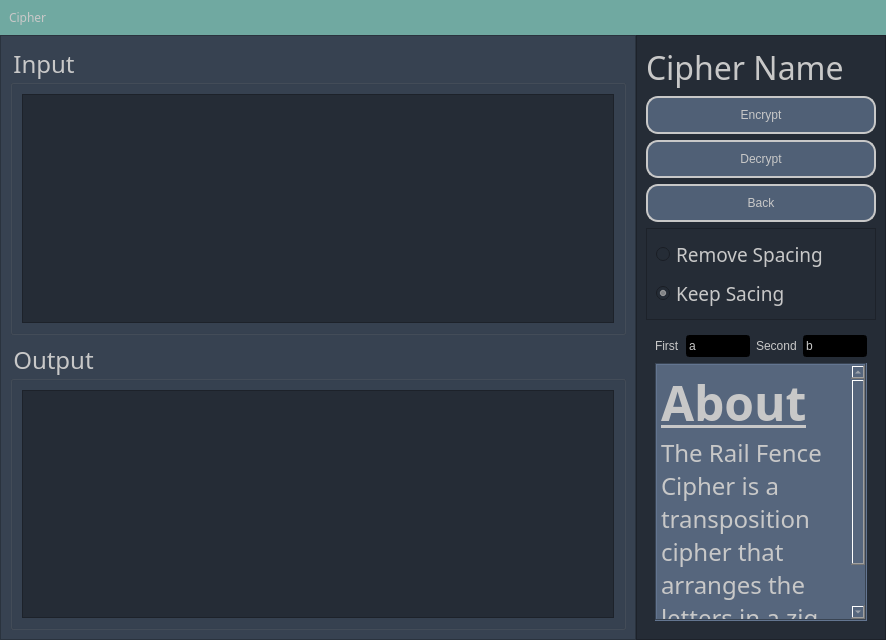
<?xml version="1.0" encoding="UTF-8"?>
<ui version="4.0">
 <class>Form</class>
 <widget class="QWidget" name="Form">
  <property name="geometry">
   <rect>
    <x>0</x>
    <y>0</y>
    <width>886</width>
    <height>640</height>
   </rect>
  </property>
  <property name="font">
   <font>
    <family>Futura</family>
   </font>
  </property>
  <property name="windowTitle">
   <string>Form</string>
  </property>
  <property name="styleSheet">
   <string notr="true">color : rgb(200,200,200);
background-color:rgb(55, 66, 81)</string>
  </property>
  <layout class="QVBoxLayout" name="verticalLayout_11">
   <property name="spacing">
    <number>0</number>
   </property>
   <property name="leftMargin">
    <number>0</number>
   </property>
   <property name="topMargin">
    <number>0</number>
   </property>
   <property name="rightMargin">
    <number>0</number>
   </property>
   <property name="bottomMargin">
    <number>0</number>
   </property>
   <item>
    <widget class="QWidget" name="widget" native="true">
     <property name="styleSheet">
      <string notr="true">background:rgb(112, 169, 161)</string>
     </property>
     <layout class="QVBoxLayout" name="verticalLayout_10">
      <item>
       <widget class="QLabel" name="label">
        <property name="styleSheet">
         <string notr="true">font: 57 36pt &quot;Futura&quot;;</string>
        </property>
        <property name="text">
         <string>Cipher</string>
        </property>
       </widget>
      </item>
     </layout>
    </widget>
   </item>
   <item>
    <layout class="QHBoxLayout" name="horizontalLayout_3">
     <property name="spacing">
      <number>0</number>
     </property>
     <item>
      <widget class="QFrame" name="frame_3">
       <property name="minimumSize">
        <size>
         <width>300</width>
         <height>0</height>
        </size>
       </property>
       <property name="font">
        <font>
         <family>Futura</family>
         <pointsize>14</pointsize>
        </font>
       </property>
       <property name="frameShape">
        <enum>QFrame::StyledPanel</enum>
       </property>
       <property name="frameShadow">
        <enum>QFrame::Raised</enum>
       </property>
       <layout class="QVBoxLayout" name="verticalLayout_8">
        <item>
         <widget class="QGroupBox" name="groupBox">
          <property name="font">
           <font>
            <family>Futura</family>
            <pointsize>18</pointsize>
           </font>
          </property>
          <property name="title">
           <string>Input</string>
          </property>
          <layout class="QVBoxLayout" name="verticalLayout">
           <item>
            <widget class="QPlainTextEdit" name="inputText">
             <property name="palette">
              <palette>
               <active>
                <colorrole role="WindowText">
                 <brush brushstyle="SolidPattern">
                  <color alpha="255">
                   <red>200</red>
                   <green>200</green>
                   <blue>200</blue>
                  </color>
                 </brush>
                </colorrole>
                <colorrole role="Button">
                 <brush brushstyle="SolidPattern">
                  <color alpha="255">
                   <red>37</red>
                   <green>44</green>
                   <blue>54</blue>
                  </color>
                 </brush>
                </colorrole>
                <colorrole role="Text">
                 <brush brushstyle="SolidPattern">
                  <color alpha="255">
                   <red>200</red>
                   <green>200</green>
                   <blue>200</blue>
                  </color>
                 </brush>
                </colorrole>
                <colorrole role="ButtonText">
                 <brush brushstyle="SolidPattern">
                  <color alpha="255">
                   <red>200</red>
                   <green>200</green>
                   <blue>200</blue>
                  </color>
                 </brush>
                </colorrole>
                <colorrole role="Base">
                 <brush brushstyle="SolidPattern">
                  <color alpha="255">
                   <red>37</red>
                   <green>44</green>
                   <blue>54</blue>
                  </color>
                 </brush>
                </colorrole>
                <colorrole role="Window">
                 <brush brushstyle="SolidPattern">
                  <color alpha="255">
                   <red>37</red>
                   <green>44</green>
                   <blue>54</blue>
                  </color>
                 </brush>
                </colorrole>
               </active>
               <inactive>
                <colorrole role="WindowText">
                 <brush brushstyle="SolidPattern">
                  <color alpha="255">
                   <red>200</red>
                   <green>200</green>
                   <blue>200</blue>
                  </color>
                 </brush>
                </colorrole>
                <colorrole role="Button">
                 <brush brushstyle="SolidPattern">
                  <color alpha="255">
                   <red>37</red>
                   <green>44</green>
                   <blue>54</blue>
                  </color>
                 </brush>
                </colorrole>
                <colorrole role="Text">
                 <brush brushstyle="SolidPattern">
                  <color alpha="255">
                   <red>200</red>
                   <green>200</green>
                   <blue>200</blue>
                  </color>
                 </brush>
                </colorrole>
                <colorrole role="ButtonText">
                 <brush brushstyle="SolidPattern">
                  <color alpha="255">
                   <red>200</red>
                   <green>200</green>
                   <blue>200</blue>
                  </color>
                 </brush>
                </colorrole>
                <colorrole role="Base">
                 <brush brushstyle="SolidPattern">
                  <color alpha="255">
                   <red>37</red>
                   <green>44</green>
                   <blue>54</blue>
                  </color>
                 </brush>
                </colorrole>
                <colorrole role="Window">
                 <brush brushstyle="SolidPattern">
                  <color alpha="255">
                   <red>37</red>
                   <green>44</green>
                   <blue>54</blue>
                  </color>
                 </brush>
                </colorrole>
               </inactive>
               <disabled>
                <colorrole role="WindowText">
                 <brush brushstyle="SolidPattern">
                  <color alpha="255">
                   <red>200</red>
                   <green>200</green>
                   <blue>200</blue>
                  </color>
                 </brush>
                </colorrole>
                <colorrole role="Button">
                 <brush brushstyle="SolidPattern">
                  <color alpha="255">
                   <red>37</red>
                   <green>44</green>
                   <blue>54</blue>
                  </color>
                 </brush>
                </colorrole>
                <colorrole role="Text">
                 <brush brushstyle="SolidPattern">
                  <color alpha="255">
                   <red>200</red>
                   <green>200</green>
                   <blue>200</blue>
                  </color>
                 </brush>
                </colorrole>
                <colorrole role="ButtonText">
                 <brush brushstyle="SolidPattern">
                  <color alpha="255">
                   <red>200</red>
                   <green>200</green>
                   <blue>200</blue>
                  </color>
                 </brush>
                </colorrole>
                <colorrole role="Base">
                 <brush brushstyle="SolidPattern">
                  <color alpha="255">
                   <red>37</red>
                   <green>44</green>
                   <blue>54</blue>
                  </color>
                 </brush>
                </colorrole>
                <colorrole role="Window">
                 <brush brushstyle="SolidPattern">
                  <color alpha="255">
                   <red>37</red>
                   <green>44</green>
                   <blue>54</blue>
                  </color>
                 </brush>
                </colorrole>
               </disabled>
              </palette>
             </property>
             <property name="styleSheet">
              <string notr="true">background-color:rgb(37, 44, 54)</string>
             </property>
            </widget>
           </item>
          </layout>
         </widget>
        </item>
        <item>
         <widget class="QGroupBox" name="groupBox_2">
          <property name="font">
           <font>
            <family>Futura</family>
            <pointsize>18</pointsize>
           </font>
          </property>
          <property name="title">
           <string>Output</string>
          </property>
          <layout class="QVBoxLayout" name="verticalLayout_2">
           <item>
            <widget class="QPlainTextEdit" name="outputText">
             <property name="styleSheet">
              <string notr="true">background-color:rgb(37, 44, 54)</string>
             </property>
             <property name="readOnly">
              <bool>true</bool>
             </property>
            </widget>
           </item>
          </layout>
         </widget>
        </item>
       </layout>
      </widget>
     </item>
     <item>
      <widget class="QStackedWidget" name="optionStack">
       <property name="sizePolicy">
        <sizepolicy hsizetype="Fixed" vsizetype="Preferred">
         <horstretch>0</horstretch>
         <verstretch>0</verstretch>
        </sizepolicy>
       </property>
       <property name="minimumSize">
        <size>
         <width>0</width>
         <height>0</height>
        </size>
       </property>
       <property name="maximumSize">
        <size>
         <width>250</width>
         <height>16777215</height>
        </size>
       </property>
       <property name="font">
        <font>
         <family>Futura</family>
         <pointsize>24</pointsize>
        </font>
       </property>
       <property name="styleSheet">
        <string notr="true">background-color:rgb(37, 44, 54)</string>
       </property>
       <property name="frameShape">
        <enum>QFrame::StyledPanel</enum>
       </property>
       <property name="frameShadow">
        <enum>QFrame::Raised</enum>
       </property>
       <property name="currentIndex">
        <number>1</number>
       </property>
       <widget class="QWidget" name="stackedWidget_4Page1">
        <layout class="QVBoxLayout" name="verticalLayout_7">
         <property name="leftMargin">
          <number>0</number>
         </property>
         <property name="topMargin">
          <number>0</number>
         </property>
         <property name="rightMargin">
          <number>0</number>
         </property>
         <property name="bottomMargin">
          <number>0</number>
         </property>
         <item>
          <widget class="QListWidget" name="cipherList">
           <property name="sizePolicy">
            <sizepolicy hsizetype="Fixed" vsizetype="Expanding">
             <horstretch>0</horstretch>
             <verstretch>0</verstretch>
            </sizepolicy>
           </property>
           <property name="font">
            <font>
             <family>Futura</family>
             <pointsize>24</pointsize>
            </font>
           </property>
           <property name="focusPolicy">
            <enum>Qt::NoFocus</enum>
           </property>
           <property name="styleSheet">
            <string notr="true">
QListWidget
{ border-bottom: 1px solid black;
color : rgb(200,200,200)
}


QListWidget:item
{ padding-top: 10px;
 padding-bottom: 10px;
font-size : 24px;


}

QListWidget:item:selected
{
    background: rgb(128,128,255);
}</string>
           </property>
           <property name="frameShape">
            <enum>QFrame::NoFrame</enum>
           </property>
           <item>
            <property name="text">
             <string>Atbash</string>
            </property>
           </item>
           <item>
            <property name="text">
             <string>Casear Cipher</string>
            </property>
           </item>
           <item>
            <property name="text">
             <string>Railfence</string>
            </property>
           </item>
           <item>
            <property name="text">
             <string>Vigenere Cipher</string>
            </property>
           </item>
           <item>
            <property name="text">
             <string>Baconian Cipher</string>
            </property>
           </item>
          </widget>
         </item>
        </layout>
       </widget>
       <widget class="QWidget" name="page_7">
        <layout class="QVBoxLayout" name="verticalLayout_14">
         <item>
          <widget class="QLabel" name="cipherName">
           <property name="font">
            <font>
             <family>Futura</family>
             <pointsize>24</pointsize>
            </font>
           </property>
           <property name="text">
            <string>Cipher Name</string>
           </property>
          </widget>
         </item>
         <item>
          <widget class="QPushButton" name="encryptButton">
           <property name="styleSheet">
            <string notr="true">background-color:rgb(80, 96, 118);
border-style: solid;
border-width: 2px;
border-radius: 12px;
border-color: rgb(200,200,200);
padding: 10px;
text-align: center;
font: 57 14pt &quot;Futura&quot;;</string>
           </property>
           <property name="text">
            <string>Encrypt</string>
           </property>
          </widget>
         </item>
         <item>
          <widget class="QPushButton" name="decryptButton">
           <property name="styleSheet">
            <string notr="true">background-color:rgb(80, 96, 118);
border-style: solid;
border-width: 2px;
border-radius: 12px;
border-color: rgb(200,200,200);
padding: 10px;
text-align: center;
font: 57 14pt &quot;Futura&quot;;</string>
           </property>
           <property name="text">
            <string>Decrypt</string>
           </property>
          </widget>
         </item>
         <item>
          <widget class="QPushButton" name="backButton">
           <property name="styleSheet">
            <string notr="true">background-color:rgb(80, 96, 118);
border-style: solid;
border-width: 2px;
border-radius: 12px;
border-color: rgb(200,200,200);
padding: 10px;
text-align: center;
font: 57 14pt &quot;Futura&quot;;</string>
           </property>
           <property name="text">
            <string>Back</string>
           </property>
          </widget>
         </item>
         <item>
          <widget class="QFrame" name="frame">
           <property name="font">
            <font>
             <family>Futura</family>
             <pointsize>14</pointsize>
            </font>
           </property>
           <property name="frameShape">
            <enum>QFrame::StyledPanel</enum>
           </property>
           <property name="frameShadow">
            <enum>QFrame::Raised</enum>
           </property>
           <layout class="QVBoxLayout" name="verticalLayout_12">
            <item>
             <widget class="QRadioButton" name="removeSpacingButton">
              <property name="styleSheet">
               <string notr="true">font: 57 14pt &quot;Futura&quot;;</string>
              </property>
              <property name="text">
               <string>Remove Spacing</string>
              </property>
              <property name="checked">
               <bool>false</bool>
              </property>
             </widget>
            </item>
            <item>
             <widget class="QRadioButton" name="keepSpacingButton">
              <property name="styleSheet">
               <string notr="true">font: 57 14pt &quot;Futura&quot;;</string>
              </property>
              <property name="text">
               <string>Keep Sacing</string>
              </property>
              <property name="checkable">
               <bool>true</bool>
              </property>
              <property name="checked">
               <bool>true</bool>
              </property>
              <property name="autoRepeat">
               <bool>false</bool>
              </property>
             </widget>
            </item>
           </layout>
          </widget>
         </item>
         <item>
          <widget class="QStackedWidget" name="optionsPage">
           <property name="sizePolicy">
            <sizepolicy hsizetype="Preferred" vsizetype="Preferred">
             <horstretch>0</horstretch>
             <verstretch>0</verstretch>
            </sizepolicy>
           </property>
           <property name="palette">
            <palette>
             <active>
              <colorrole role="WindowText">
               <brush brushstyle="SolidPattern">
                <color alpha="255">
                 <red>200</red>
                 <green>200</green>
                 <blue>200</blue>
                </color>
               </brush>
              </colorrole>
              <colorrole role="Button">
               <brush brushstyle="SolidPattern">
                <color alpha="255">
                 <red>37</red>
                 <green>44</green>
                 <blue>54</blue>
                </color>
               </brush>
              </colorrole>
              <colorrole role="Text">
               <brush brushstyle="SolidPattern">
                <color alpha="255">
                 <red>200</red>
                 <green>200</green>
                 <blue>200</blue>
                </color>
               </brush>
              </colorrole>
              <colorrole role="ButtonText">
               <brush brushstyle="SolidPattern">
                <color alpha="255">
                 <red>200</red>
                 <green>200</green>
                 <blue>200</blue>
                </color>
               </brush>
              </colorrole>
              <colorrole role="Base">
               <brush brushstyle="SolidPattern">
                <color alpha="255">
                 <red>37</red>
                 <green>44</green>
                 <blue>54</blue>
                </color>
               </brush>
              </colorrole>
              <colorrole role="Window">
               <brush brushstyle="SolidPattern">
                <color alpha="255">
                 <red>37</red>
                 <green>44</green>
                 <blue>54</blue>
                </color>
               </brush>
              </colorrole>
             </active>
             <inactive>
              <colorrole role="WindowText">
               <brush brushstyle="SolidPattern">
                <color alpha="255">
                 <red>200</red>
                 <green>200</green>
                 <blue>200</blue>
                </color>
               </brush>
              </colorrole>
              <colorrole role="Button">
               <brush brushstyle="SolidPattern">
                <color alpha="255">
                 <red>37</red>
                 <green>44</green>
                 <blue>54</blue>
                </color>
               </brush>
              </colorrole>
              <colorrole role="Text">
               <brush brushstyle="SolidPattern">
                <color alpha="255">
                 <red>200</red>
                 <green>200</green>
                 <blue>200</blue>
                </color>
               </brush>
              </colorrole>
              <colorrole role="ButtonText">
               <brush brushstyle="SolidPattern">
                <color alpha="255">
                 <red>200</red>
                 <green>200</green>
                 <blue>200</blue>
                </color>
               </brush>
              </colorrole>
              <colorrole role="Base">
               <brush brushstyle="SolidPattern">
                <color alpha="255">
                 <red>37</red>
                 <green>44</green>
                 <blue>54</blue>
                </color>
               </brush>
              </colorrole>
              <colorrole role="Window">
               <brush brushstyle="SolidPattern">
                <color alpha="255">
                 <red>37</red>
                 <green>44</green>
                 <blue>54</blue>
                </color>
               </brush>
              </colorrole>
             </inactive>
             <disabled>
              <colorrole role="WindowText">
               <brush brushstyle="SolidPattern">
                <color alpha="255">
                 <red>200</red>
                 <green>200</green>
                 <blue>200</blue>
                </color>
               </brush>
              </colorrole>
              <colorrole role="Button">
               <brush brushstyle="SolidPattern">
                <color alpha="255">
                 <red>37</red>
                 <green>44</green>
                 <blue>54</blue>
                </color>
               </brush>
              </colorrole>
              <colorrole role="Text">
               <brush brushstyle="SolidPattern">
                <color alpha="255">
                 <red>200</red>
                 <green>200</green>
                 <blue>200</blue>
                </color>
               </brush>
              </colorrole>
              <colorrole role="ButtonText">
               <brush brushstyle="SolidPattern">
                <color alpha="255">
                 <red>200</red>
                 <green>200</green>
                 <blue>200</blue>
                </color>
               </brush>
              </colorrole>
              <colorrole role="Base">
               <brush brushstyle="SolidPattern">
                <color alpha="255">
                 <red>37</red>
                 <green>44</green>
                 <blue>54</blue>
                </color>
               </brush>
              </colorrole>
              <colorrole role="Window">
               <brush brushstyle="SolidPattern">
                <color alpha="255">
                 <red>37</red>
                 <green>44</green>
                 <blue>54</blue>
                </color>
               </brush>
              </colorrole>
             </disabled>
            </palette>
           </property>
           <property name="frameShape">
            <enum>QFrame::NoFrame</enum>
           </property>
           <property name="currentIndex">
            <number>4</number>
           </property>
           <widget class="QWidget" name="page">
            <layout class="QVBoxLayout" name="verticalLayout_4">
             <item>
              <widget class="QTextBrowser" name="textBrowser">
               <property name="maximumSize">
                <size>
                 <width>350</width>
                 <height>16777215</height>
                </size>
               </property>
               <property name="font">
                <font>
                 <family>Futura</family>
                 <pointsize>14</pointsize>
                 <weight>7</weight>
                 <italic>false</italic>
                 <bold>false</bold>
                </font>
               </property>
               <property name="autoFillBackground">
                <bool>true</bool>
               </property>
               <property name="styleSheet">
                <string notr="true">background-color:rgb(86, 102, 125);
font: 57 14pt &quot;Futura&quot;;</string>
               </property>
               <property name="frameShape">
                <enum>QFrame::NoFrame</enum>
               </property>
               <property name="lineWrapMode">
                <enum>QTextEdit::FixedColumnWidth</enum>
               </property>
               <property name="lineWrapColumnOrWidth">
                <number>50</number>
               </property>
               <property name="html">
                <string>&lt;!DOCTYPE HTML PUBLIC &quot;-//W3C//DTD HTML 4.0//EN&quot; &quot;http://www.w3.org/TR/REC-html40/strict.dtd&quot;&gt;
&lt;html&gt;&lt;head&gt;&lt;meta name=&quot;qrichtext&quot; content=&quot;1&quot; /&gt;&lt;style type=&quot;text/css&quot;&gt;
p, li { white-space: pre-wrap; }
&lt;/style&gt;&lt;/head&gt;&lt;body style=&quot; font-family:'Futura'; font-size:14pt; font-weight:56; font-style:normal;&quot;&gt;
&lt;p style=&quot; margin-top:0px; margin-bottom:0px; margin-left:0px; margin-right:0px; -qt-block-indent:0; text-indent:0px;&quot;&gt;&lt;span style=&quot; font-family:'.AppleSystemUIFont'; font-size:24pt; font-weight:600; text-decoration: underline;&quot;&gt;About&lt;/span&gt;&lt;/p&gt;
&lt;p style=&quot; margin-top:0px; margin-bottom:0px; margin-left:0px; margin-right:0px; -qt-block-indent:0; text-indent:0px;&quot;&gt;&lt;span style=&quot; font-family:'.AppleSystemUIFont'; font-size:18pt; font-weight:400;&quot;&gt;The Atbash ciper substitutes each letter in the alphabet with it's mirror image. For example, A=Z, B=Y, C=X, etc.&lt;/span&gt;&lt;/p&gt;&lt;/body&gt;&lt;/html&gt;</string>
               </property>
              </widget>
             </item>
             <item>
              <spacer name="verticalSpacer">
               <property name="orientation">
                <enum>Qt::Vertical</enum>
               </property>
               <property name="sizeHint" stdset="0">
                <size>
                 <width>20</width>
                 <height>0</height>
                </size>
               </property>
              </spacer>
             </item>
            </layout>
           </widget>
           <widget class="QWidget" name="page_2">
            <layout class="QVBoxLayout" name="verticalLayout_9">
             <item>
              <layout class="QHBoxLayout" name="horizontalLayout_6">
               <item>
                <widget class="QLabel" name="label_3">
                 <property name="styleSheet">
                  <string notr="true">font: 57 14pt &quot;Futura&quot;;</string>
                 </property>
                 <property name="text">
                  <string>Offset</string>
                 </property>
                </widget>
               </item>
               <item>
                <widget class="QSpinBox" name="caesarOffset">
                 <property name="styleSheet">
                  <string notr="true">background-color:rgb(80, 96, 118);
border-style: solid;
border-width: 1px;
border-radius: 12px;
border-color: rgb(200,200,200);
padding: 2px;
text-align: center;
font: 57 14pt &quot;Futura&quot;;</string>
                 </property>
                 <property name="maximum">
                  <number>26</number>
                 </property>
                 <property name="value">
                  <number>3</number>
                 </property>
                </widget>
               </item>
              </layout>
             </item>
             <item>
              <widget class="QTextBrowser" name="textBrowser_2">
               <property name="sizePolicy">
                <sizepolicy hsizetype="Expanding" vsizetype="Minimum">
                 <horstretch>0</horstretch>
                 <verstretch>0</verstretch>
                </sizepolicy>
               </property>
               <property name="font">
                <font>
                 <family>Futura</family>
                 <pointsize>14</pointsize>
                 <weight>7</weight>
                 <italic>false</italic>
                 <bold>false</bold>
                </font>
               </property>
               <property name="autoFillBackground">
                <bool>true</bool>
               </property>
               <property name="styleSheet">
                <string notr="true">background-color:rgb(86, 102, 125);
font: 57 14pt &quot;Futura&quot;;</string>
               </property>
               <property name="frameShape">
                <enum>QFrame::NoFrame</enum>
               </property>
               <property name="html">
                <string>&lt;!DOCTYPE HTML PUBLIC &quot;-//W3C//DTD HTML 4.0//EN&quot; &quot;http://www.w3.org/TR/REC-html40/strict.dtd&quot;&gt;
&lt;html&gt;&lt;head&gt;&lt;meta name=&quot;qrichtext&quot; content=&quot;1&quot; /&gt;&lt;style type=&quot;text/css&quot;&gt;
p, li { white-space: pre-wrap; }
&lt;/style&gt;&lt;/head&gt;&lt;body style=&quot; font-family:'Futura'; font-size:14pt; font-weight:56; font-style:normal;&quot;&gt;
&lt;p style=&quot; margin-top:0px; margin-bottom:0px; margin-left:0px; margin-right:0px; -qt-block-indent:0; text-indent:0px;&quot;&gt;&lt;span style=&quot; font-family:'.AppleSystemUIFont'; font-size:24pt; font-weight:600; text-decoration: underline;&quot;&gt;About: &lt;/span&gt;&lt;/p&gt;
&lt;p style=&quot; margin-top:0px; margin-bottom:0px; margin-left:0px; margin-right:0px; -qt-block-indent:0; text-indent:0px;&quot;&gt;&lt;span style=&quot; font-family:'.AppleSystemUIFont'; font-size:18pt; font-weight:400;&quot;&gt;The Caesar Cipher substitutes the plaintext by shifting each letter by a specific offset. For example, if the offset is 3, A=D, B=E, C=F...X=A, Y=B, Z=C  &lt;/span&gt;&lt;/p&gt;&lt;/body&gt;&lt;/html&gt;</string>
               </property>
              </widget>
             </item>
            </layout>
           </widget>
           <widget class="QWidget" name="page_3">
            <layout class="QVBoxLayout" name="verticalLayout_13">
             <item>
              <layout class="QHBoxLayout" name="horizontalLayout_8">
               <item>
                <widget class="QLabel" name="label_4">
                 <property name="styleSheet">
                  <string notr="true">font: 57 14pt &quot;Futura&quot;;</string>
                 </property>
                 <property name="text">
                  <string>Zig-Zag Depth</string>
                 </property>
                </widget>
               </item>
               <item>
                <widget class="QSpinBox" name="railfenceDepth">
                 <property name="maximum">
                  <number>26</number>
                 </property>
                 <property name="value">
                  <number>3</number>
                 </property>
                </widget>
               </item>
              </layout>
             </item>
             <item>
              <widget class="QTextBrowser" name="textBrowser_3">
               <property name="font">
                <font>
                 <family>Futura</family>
                 <pointsize>14</pointsize>
                 <weight>7</weight>
                 <italic>false</italic>
                 <bold>false</bold>
                </font>
               </property>
               <property name="autoFillBackground">
                <bool>true</bool>
               </property>
               <property name="styleSheet">
                <string notr="true">background-color:rgb(86, 102, 125);
font: 57 14pt &quot;Futura&quot;;</string>
               </property>
               <property name="frameShape">
                <enum>QFrame::Box</enum>
               </property>
               <property name="html">
                <string>&lt;!DOCTYPE HTML PUBLIC &quot;-//W3C//DTD HTML 4.0//EN&quot; &quot;http://www.w3.org/TR/REC-html40/strict.dtd&quot;&gt;
&lt;html&gt;&lt;head&gt;&lt;meta name=&quot;qrichtext&quot; content=&quot;1&quot; /&gt;&lt;style type=&quot;text/css&quot;&gt;
p, li { white-space: pre-wrap; }
&lt;/style&gt;&lt;/head&gt;&lt;body style=&quot; font-family:'Futura'; font-size:14pt; font-weight:56; font-style:normal;&quot;&gt;
&lt;p style=&quot; margin-top:0px; margin-bottom:0px; margin-left:0px; margin-right:0px; -qt-block-indent:0; text-indent:0px;&quot;&gt;&lt;span style=&quot; font-size:36pt; font-weight:600; text-decoration: underline;&quot;&gt;About&lt;/span&gt;&lt;/p&gt;
&lt;p style=&quot; margin-top:0px; margin-bottom:0px; margin-left:0px; margin-right:0px; -qt-block-indent:0; text-indent:0px;&quot;&gt;&lt;span style=&quot; font-family:'.AppleSystemUIFont'; font-size:18pt; font-weight:400;&quot;&gt;The Rail Fence Cipher is a transposition cipher that arranges the letters in a zig-zagging pattern&lt;/span&gt;&lt;/p&gt;&lt;/body&gt;&lt;/html&gt;</string>
               </property>
              </widget>
             </item>
            </layout>
           </widget>
           <widget class="QWidget" name="page_4">
            <layout class="QVBoxLayout" name="verticalLayout_3">
             <item>
              <layout class="QHBoxLayout" name="horizontalLayout">
               <item>
                <widget class="QLabel" name="label_5">
                 <property name="styleSheet">
                  <string notr="true">font: 57 14pt &quot;Futura&quot;;</string>
                 </property>
                 <property name="text">
                  <string>Key word:</string>
                 </property>
                </widget>
               </item>
               <item>
                <widget class="QLineEdit" name="vigenereKeyword">
                 <property name="styleSheet">
                  <string notr="true">background-color:black</string>
                 </property>
                </widget>
               </item>
              </layout>
             </item>
             <item>
              <widget class="QTextBrowser" name="textBrowser_4">
               <property name="font">
                <font>
                 <family>Futura</family>
                 <pointsize>14</pointsize>
                 <weight>7</weight>
                 <italic>false</italic>
                 <bold>false</bold>
                </font>
               </property>
               <property name="autoFillBackground">
                <bool>true</bool>
               </property>
               <property name="styleSheet">
                <string notr="true">background-color:rgb(86, 102, 125);
font: 57 14pt &quot;Futura&quot;;</string>
               </property>
               <property name="frameShape">
                <enum>QFrame::Box</enum>
               </property>
               <property name="html">
                <string>&lt;!DOCTYPE HTML PUBLIC &quot;-//W3C//DTD HTML 4.0//EN&quot; &quot;http://www.w3.org/TR/REC-html40/strict.dtd&quot;&gt;
&lt;html&gt;&lt;head&gt;&lt;meta name=&quot;qrichtext&quot; content=&quot;1&quot; /&gt;&lt;style type=&quot;text/css&quot;&gt;
p, li { white-space: pre-wrap; }
&lt;/style&gt;&lt;/head&gt;&lt;body style=&quot; font-family:'Futura'; font-size:14pt; font-weight:56; font-style:normal;&quot;&gt;
&lt;p style=&quot; margin-top:0px; margin-bottom:0px; margin-left:0px; margin-right:0px; -qt-block-indent:0; text-indent:0px;&quot;&gt;&lt;span style=&quot; font-size:36pt; font-weight:600; text-decoration: underline;&quot;&gt;About&lt;/span&gt;&lt;/p&gt;
&lt;p style=&quot; margin-top:0px; margin-bottom:0px; margin-left:0px; margin-right:0px; -qt-block-indent:0; text-indent:0px;&quot;&gt;&lt;span style=&quot; font-family:'.AppleSystemUIFont'; font-size:18pt; font-weight:400;&quot;&gt;The Rail Fence Cipher is a transposition cipher that arranges the letters in a zig-zagging pattern&lt;/span&gt;&lt;/p&gt;&lt;/body&gt;&lt;/html&gt;</string>
               </property>
              </widget>
             </item>
            </layout>
           </widget>
           <widget class="QWidget" name="page_5">
            <layout class="QVBoxLayout" name="verticalLayout_5">
             <item>
              <layout class="QHBoxLayout" name="horizontalLayout_5">
               <item>
                <layout class="QHBoxLayout" name="horizontalLayout_4">
                 <item>
                  <widget class="QLabel" name="label_7">
                   <property name="styleSheet">
                    <string notr="true">font: 57 14pt &quot;Futura&quot;;</string>
                   </property>
                   <property name="text">
                    <string>First</string>
                   </property>
                  </widget>
                 </item>
                 <item>
                  <widget class="QLineEdit" name="baconianFirst">
                   <property name="styleSheet">
                    <string notr="true">background-color:black</string>
                   </property>
                   <property name="text">
                    <string>a</string>
                   </property>
                  </widget>
                 </item>
                </layout>
               </item>
               <item>
                <layout class="QHBoxLayout" name="horizontalLayout_2">
                 <item>
                  <widget class="QLabel" name="label_6">
                   <property name="styleSheet">
                    <string notr="true">font: 57 14pt &quot;Futura&quot;;</string>
                   </property>
                   <property name="text">
                    <string>Second</string>
                   </property>
                  </widget>
                 </item>
                 <item>
                  <widget class="QLineEdit" name="baconianSecond">
                   <property name="styleSheet">
                    <string notr="true">background-color:black</string>
                   </property>
                   <property name="text">
                    <string>b</string>
                   </property>
                  </widget>
                 </item>
                </layout>
               </item>
              </layout>
             </item>
             <item>
              <widget class="QTextBrowser" name="textBrowser_5">
               <property name="font">
                <font>
                 <family>Futura</family>
                 <pointsize>14</pointsize>
                 <weight>7</weight>
                 <italic>false</italic>
                 <bold>false</bold>
                </font>
               </property>
               <property name="autoFillBackground">
                <bool>true</bool>
               </property>
               <property name="styleSheet">
                <string notr="true">background-color:rgb(86, 102, 125);
font: 57 14pt &quot;Futura&quot;;</string>
               </property>
               <property name="frameShape">
                <enum>QFrame::Box</enum>
               </property>
               <property name="html">
                <string>&lt;!DOCTYPE HTML PUBLIC &quot;-//W3C//DTD HTML 4.0//EN&quot; &quot;http://www.w3.org/TR/REC-html40/strict.dtd&quot;&gt;
&lt;html&gt;&lt;head&gt;&lt;meta name=&quot;qrichtext&quot; content=&quot;1&quot; /&gt;&lt;style type=&quot;text/css&quot;&gt;
p, li { white-space: pre-wrap; }
&lt;/style&gt;&lt;/head&gt;&lt;body style=&quot; font-family:'Futura'; font-size:14pt; font-weight:56; font-style:normal;&quot;&gt;
&lt;p style=&quot; margin-top:0px; margin-bottom:0px; margin-left:0px; margin-right:0px; -qt-block-indent:0; text-indent:0px;&quot;&gt;&lt;span style=&quot; font-size:36pt; font-weight:600; text-decoration: underline;&quot;&gt;About&lt;/span&gt;&lt;/p&gt;
&lt;p style=&quot; margin-top:0px; margin-bottom:0px; margin-left:0px; margin-right:0px; -qt-block-indent:0; text-indent:0px;&quot;&gt;&lt;span style=&quot; font-family:'.AppleSystemUIFont'; font-size:18pt; font-weight:400;&quot;&gt;The Rail Fence Cipher is a transposition cipher that arranges the letters in a zig-zagging pattern&lt;/span&gt;&lt;/p&gt;&lt;/body&gt;&lt;/html&gt;</string>
               </property>
              </widget>
             </item>
            </layout>
           </widget>
          </widget>
         </item>
        </layout>
       </widget>
      </widget>
     </item>
    </layout>
   </item>
  </layout>
 </widget>
 <resources/>
 <connections/>
</ui>
